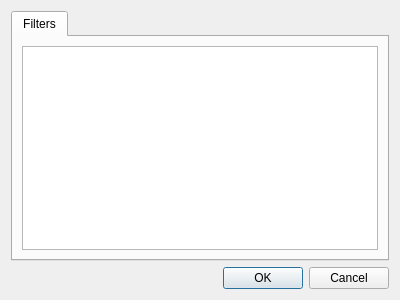
<?xml version="1.0" encoding="UTF-8"?>
<ui version="4.0">
 <class>FiltersDialog</class>
 <widget class="QDialog" name="FiltersDialog">
  <property name="geometry">
   <rect>
    <x>0</x>
    <y>0</y>
    <width>400</width>
    <height>300</height>
   </rect>
  </property>
  <property name="windowTitle">
   <string>Dialog</string>
  </property>
  <layout class="QVBoxLayout" name="verticalLayout">
   <item>
    <widget class="QTabWidget" name="mainTabWidget">
     <property name="currentIndex">
      <number>0</number>
     </property>
     <widget class="QWidget" name="filterTab">
      <attribute name="title">
       <string>Filters</string>
      </attribute>
      <layout class="QVBoxLayout" name="verticalLayout_2">
       <item>
        <widget class="QListWidget" name="filtersListWidget"/>
       </item>
      </layout>
     </widget>
    </widget>
   </item>
   <item>
    <widget class="QDialogButtonBox" name="buttonBox">
     <property name="standardButtons">
      <set>QDialogButtonBox::Cancel|QDialogButtonBox::Ok</set>
     </property>
    </widget>
   </item>
  </layout>
 </widget>
 <resources/>
 <connections/>
</ui>
